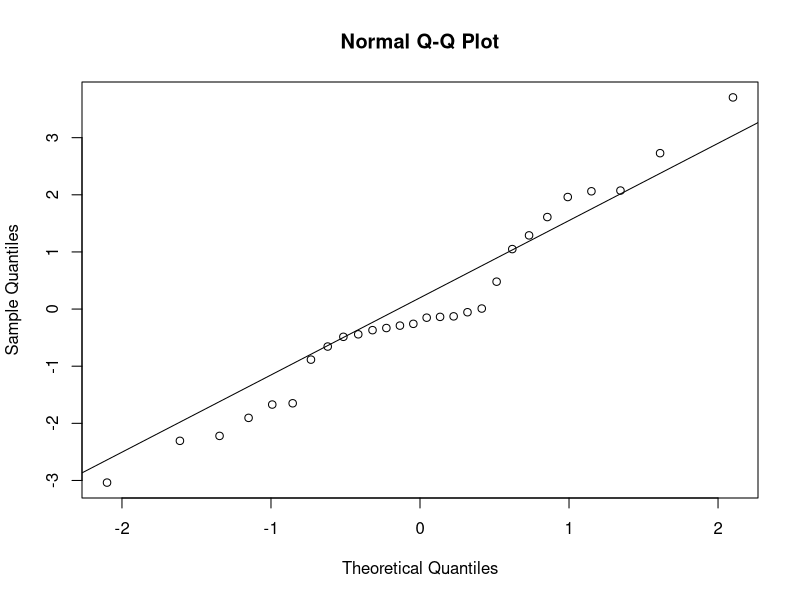
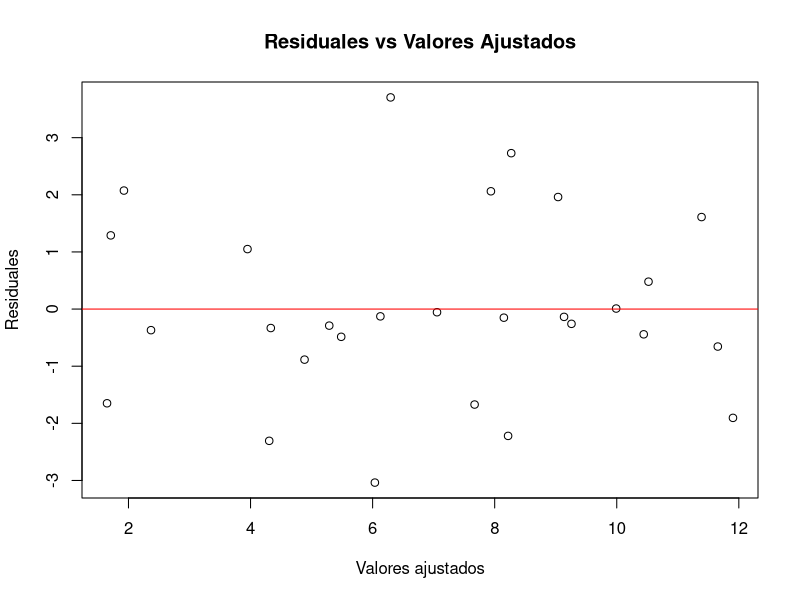
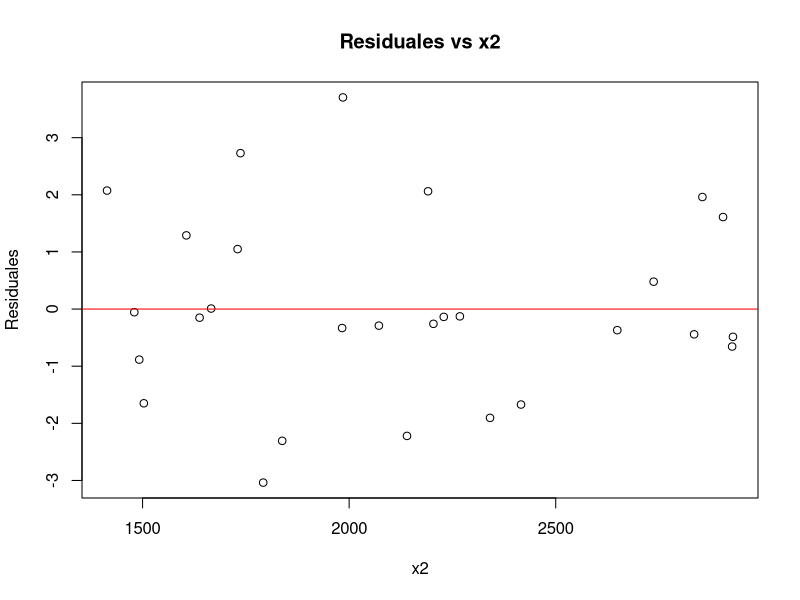
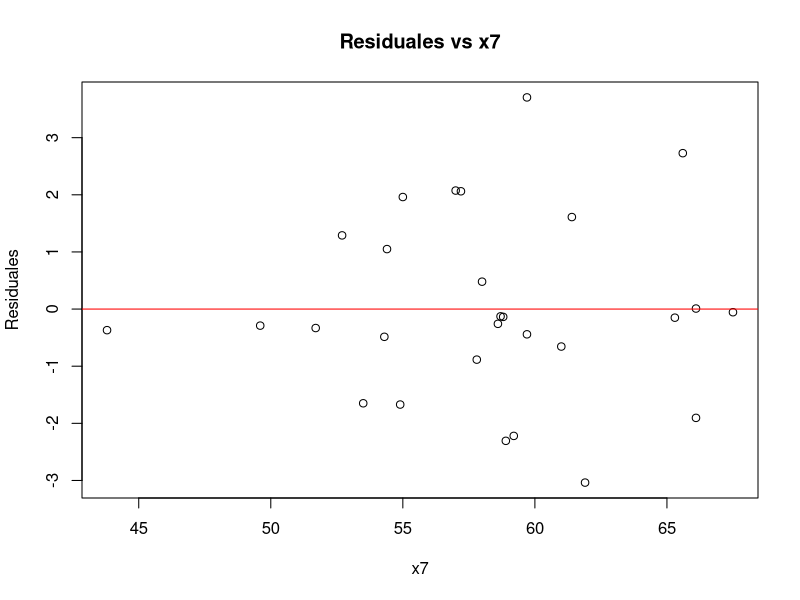
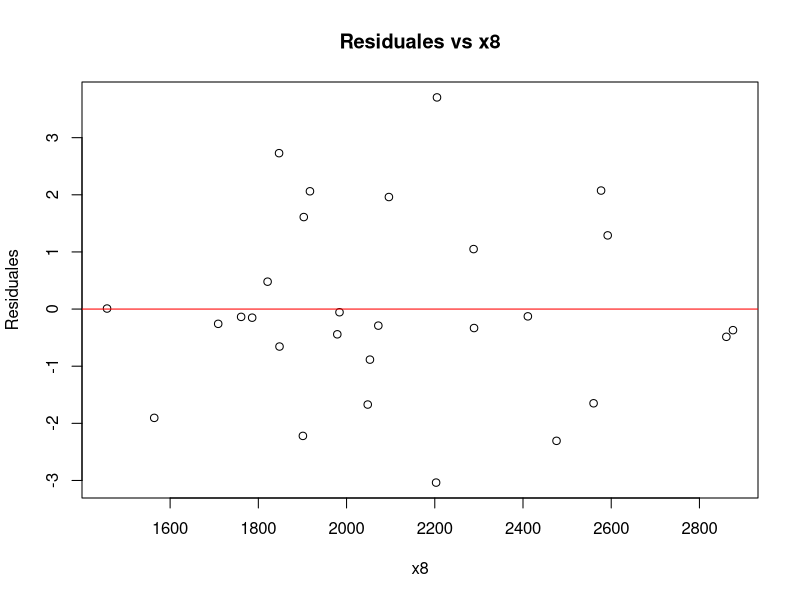

These charts were generated, in order, by the following R code:
datos=read.csv("Liga_nacional_de_futbol.csv")
datos

######################################################################################
###     a) Ajustar un modelo de regresión lineal múltiple que relacione la cantidad de 
###     juegos ganados con las yardas por aire del equipo (x2)
###     , el porcentaje de jugadas por tierra (x7) 
###     y las yardas por tierra del contrario (x8).
######################################################################################

M1 <- lm(y~x2+x7+x8,data=datos)
M1


############################################################################################
###     b) Formar la tabla de análisis de varianza y probar la significancia de la regresión
############################################################################################
nrow(datos)
idv <- rep(1,nrow(datos))
idv
X<- matrix(c(idv,datos$x2,datos$x7,datos$x8),nrow=28,ncol=4)
Y<- matrix(datos$y,nrow=28,ncol=1)
beta<- solve(t(X)%*%X) %*% t(X) %*% Y
beta 

#pues para poder hacer la tabla necesimatos calcular lo siguiente

#Fuente de variacion  |  Suma de cuadrados  | Grados de libertad  | Cuadrados medios  | F0
#regrecion            | SCE                 | p                   | CMR               | CMR/CMRES
#residuales           | SSE                 | n-p-1               | CMRES
#total                | SCT                 | n-1

#p  numero de columnas a usar
p <- nrow(beta)-1
p
#n  numero de filas
n<- nrow(datos)
n
#n-p-1
n-p-1
#n-1
n-1

#SCE
SCE<- t(beta)%*% t(X)%*%Y-sum(Y)**2/n
SCE

#SSE
SSE<-t(Y)%*% Y- t(beta) %*% t(X) %*% Y

#SCT
SCT <- t(Y) %*% Y-sum(Y)**2/n
SCT

#SSE
SSE<-SCT-SCE
SSE


SCT.m <- sum((datos$y-mean(datos$y))**2)
SCT.m

SCE.m<- sum((M1$fitted - mean(datos$y))**2)
SCE.m

SSE.m<-sum(M1$residuals**2)
SSE.m

GLT<-n-1
GLT
GLRes<-df.residual(M1)
GLRes

GLR<- GLT-GLRes
GLR

#CMR
CMR<-SCE/GLR
CMR

#CMRES
CMRes<- SSE/GLRes
CMRes


#F0
F0<-CMR/CMRes
F0

#####################################################################################################
###     c) Calcular el estadístico t para probar las hipótesis H0:β2=0, H0:β7=0 y H0:β8=0. 
###     ¿Qué conclusiones se pueden sacar acerca del papel de las variables x2, x7 y x8 en el modelo?
#####################################################################################################

varest <- SSE /(nrow(Y)-nrow(beta))
varest

# Matriz inversa
XtX_inv <- solve(t(X) %*% X)

# Inicialización de vector para guardar t0
t0_vals <- numeric(ncol(X))

# Bucle para recorrer la diagonal
for (j in 1:ncol(X)) {
  cjj <- XtX_inv[j, j]
  t0 <- beta[j] / sqrt(varest * cjj)
  t0_vals[j] <- t0
}
t0_vals

tcrit <- qt(0.975, df = n - p - 1)
tcrit

# aqui podemos ver que las variables x2, x7 y x8 son significativas ya que son mayores al t crit
# 

#################################################
###     d)  Calcular R2 y R2adj para este modelo.
#################################################

# R2
R2 <-SCE/SCT
R2

# R2ADJ
R2ADJ <- 1-(1-R2)*((n-1)/(n-p-1))
R2ADJ

####################################################################
#     e)  Trazar una gráfica de probabilidad normal de los residuales. 
#     ¿Parece haber algún problema con la hipótesis de normalidad?
####################################################################

residuales<- M1$residuals

qqnorm(residuales)
qqline(residuales)

# podemos ver que los valores se acercan a la recta por lo que aprece que puede haber normalidad

#################################################################################################
#     f)  Trazar e interpretar una gráfica de los residuales en función de la respuesta predicha.
#################################################################################################
ajustados <- M1$fitted.values   

plot(ajustados, residuales, 
     xlab = "Valores ajustados", 
     ylab = "Residuales", 
     main = "Residuales vs Valores Ajustados")
abline(h = 0, col = "red")  # línea de referencia en 0

#################################################################################################
#   g)  Trazar las gráficas de los residuales en función de cada una de las variables regresoras. 
#       ¿Implican esas gráficas que se especificó en forma correcta el regresor?
#################################################################################################

plot(M1$model$x2, residuales,
     xlab = "x2",
     ylab = "Residuales",
     main = "Residuales vs x2")
abline(h = 0, col = "red")

plot(M1$model$x7, residuales,
     xlab = "x7",
     ylab = "Residuales",
     main = "Residuales vs x7")
abline(h = 0, col = "red")

plot(M1$model$x8, residuales,
     xlab = "x8",
     ylab = "Residuales",
     main = "Residuales vs x8")
abline(h = 0, col = "red")

# todas las graficas son bastante aleatorias asi pues parece que las variables estan bien especificadas en el modelo

###########################################################
#     h)  Calcular un intervalo de confianza de 95% para β7
###########################################################

beta7_hat <- beta[3, ]  # estimador de beta7
cjj <- XtX_inv[3, 3]    # elemento diagonal correspondiente
se_beta7 <- sqrt(varest * cjj)  # error estándar

# Intervalo de confianza
IC_beta7 <- c(LI = beta7_hat - tcrit * se_beta7,  LS = beta7_hat + tcrit * se_beta7)

beta7_hat
IC_beta7

###################################################################################
#     h)  un intervalo de confianza de 95% para la cantidad media de juegos ganados 
#         por un equipo cuando x2=2300, x7=56 y x8=2100.
###################################################################################

x_0 <- c(1, 2300, 56, 2100)

# Prediccion puntual
y0_hat <- as.numeric(t(x_0) %*% beta)

# Error estandar de la media predicha
se_y0 <- sqrt(varest * (t(x_0) %*% XtX_inv %*% x_0))

# Valor critico t
tcrit <- qt(0.975, df = n - p - 1)

IC_media <- c(LI = y0_hat - tcrit * se_y0, LS = y0_hat + tcrit * se_y0)

y0_hat
IC_media

#################################
#     i)  Ajustar un modelo a esos datos, usando solo x7 y x8 como regresores y 
#         probar la significancia de la regresión.
#################################

M2 <- lm(y ~ x7 + x8, data = datos)
summary(M2)

n <- nrow(datos)
idv <- rep(1, n)

X2 <- matrix(c(idv, datos$x7, datos$x8), nrow=n, ncol=3)
Y  <- matrix(datos$y, nrow=n, ncol=1)

# beta
beta2 <- solve(t(X2) %*% X2) %*% t(X2) %*% Y

# sumas de cuadrados
SCT2 <- t(Y) %*% Y - (sum(Y)^2)/n
SCE2 <- t(beta2) %*% t(X2) %*% Y - (sum(Y)^2)/n
SSE2 <- SCT2 - SCE2

# grados de libertad
p2 <- nrow(beta2) - 1
GLR2  <- p2
GLRes2 <- n - p2 - 1

# cuadrados medios
CMR2   <- SCE2 / GLR2
CMRES2 <- SSE2 / GLRes2

# estadistico F
F0_2 <- CMR2 / CMRES2
F0_2

#################################
#     j)  Calcular R2 y R2 adj. Compararlos con los resultados del modelo anterior
#################################

R2_M2 <- SCE2 / SCT2

# R^2 ajustado
R2adj_M2 <- 1 - (1 - R2_M2) * ((n - 1) / (n - p2 - 1))

R2_M2
R2adj_M2

R2
R2ADJ
##### claramente estos nuevos r son mas altos y mas parecidos entre ellos asi que son mejores

#################################
#     k)  Calcular un intervalo de confianza de  95% para β7 .
##########################################

XtX_inv2 <- solve(t(X2) %*% X2)
resid2   <- Y - X2 %*% beta2
df2      <- n - p2 - 1
varest2  <- SSE2 / df2

beta7_hat_M2 <- beta2[2, ]

cjj2<- XtX_inv2[2,2]
se_beta7_M2  <- sqrt(varest2 * cjj2)
tcrit2   <- qt(0.975, df = n - p2 - 1)

IC_beta7_M2  <- c(LI = beta7_hat_M2 - tcrit2*se_beta7_M2, LS = beta7_hat_M2 + tcrit2*se_beta7_M2)

beta7_hat_M2
IC_beta7_M2

##############################################################################
#     k)  También, un intervalo de confianza de  
#         95% para la cantidad media de juegos ganados por un equipo cuando x7 =  56 y x8=2100
#         Comparar las longitudes de esos intervalos de confianza con las longitudes de los correspondientes al modelo anterior.
###########################################

x0_M2   <- c(1, 56, 2100)
y0_hat2 <- as.numeric(t(x0_M2) %*% beta2)
se_y0_2 <- sqrt(varest2 * (t(x0_M2) %*% XtX_inv2 %*% x0_M2))
IC_media_M2 <- c(LI = y0_hat2 - tcrit2*se_y0_2,
                 LS = y0_hat2 + tcrit2*se_y0_2)
y0_hat2
IC_media_M2

y0_hat
IC_media

#################################
#     l)  ¿Qué conclusiones se pueden sacar de este problema, 
#         acerca de las consecuencias de omitir un regresor importante de un modelo?

#################################

#el modelo completo da una estimacion mayor al reducido 
#como vimos desde el inicio sabiamos que era una variable significante y haberla quitado claramente 
#a reducido su desempeño